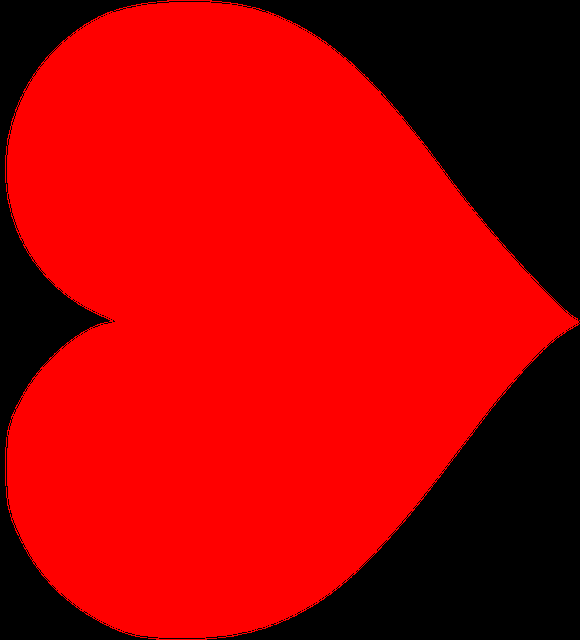
#> input picture Image_Rotate/anti_rotated_heart.png, 580 x 640 px, found by its file name
$ python image_rotate.py anti_rotated_heart.png .
#> lines starting #> are read from the running program, lines starting #| are printed output that depends on the picture
#> in GetImageInArray, im is the input picture: shape (640, 580, 3); mean B, G, R 0, 0, 172.3
'''
@file   : image_rotate.py
@Author : Akshay Godase
@Brief  : Script to implement Rotating of image by 90 degree direction in
          Direction input given by the user
@Date   : 14/03/2023
'''

# Necessary Imports
import cv2
import os
import sys
import numpy as np
from PIL import Image

def RotateClockWiseNinetyDegree(array):

    # Current image shape
    shapeTuple = array.shape
#> shapeTuple = (640, 580, 3)
    height_old = shapeTuple[0]
#> height_old = 640
    width_old = shapeTuple[1]
#> width_old = 580

    # New Image shape
    width = height_old
#> width = 640
    height = width_old
#> height = 580

    # Create new image
    newImageArray = np.zeros((width*height*3), dtype=np.uint8)
    newImageArray = newImageArray.reshape(height, width, 3)

    # Update pixel by Pixel
    for row in range(height):
        copy_col = row
        copy_row = (width - 1)
        for col in range(width):
            newImageArray[row][col] = array[copy_row][copy_col]
            #msg = 'For row = ' + str(row) + ' col = ' + str(col) + ' : Copying row = ' + str(copy_row) + ' col = ' + str(copy_col)
            #print(msg)
            copy_row -= 1
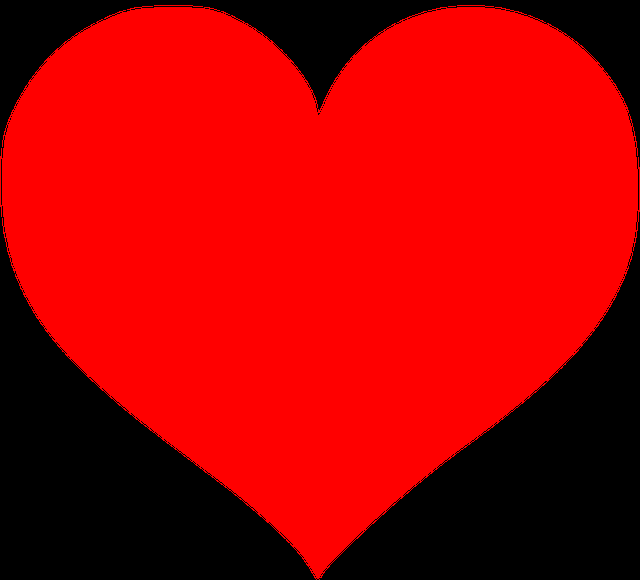
#> newImageArray: shape (580, 640, 3); mean R, G, B 172.3, 0, 0

    # Return the result Image
    return newImageArray


def RotateAntiClockWiseNinetyDegree(array):

    # Current image shape
    shapeTuple = array.shape
    height_old = shapeTuple[0]
    width_old = shapeTuple[1]

    # New Image shape exchange dimensions
    width = height_old
    height = width_old

    # Create new image
    newImageArray = np.zeros((width*height*3), dtype=np.uint8)
    newImageArray = newImageArray.reshape(height, width, 3)

    # Update pixel by Pixel
    for row in range(height):
        copy_col = height - row - 1
        for col in range(width):
            copy_row = col
            newImageArray[row][col] = array[copy_row][copy_col]
            #msg = 'For row = ' + str(row) + ' col = ' + str(col) + ' : Copying row = ' + str(copy_row) + ' col = ' + str(copy_col)
            #print(msg)

    # Return the result Image
    return newImageArray


def GetImageInArray(filename):

    # Using cv2 library converts image into numpy Array
    path = os.getcwd()
    image = path + filename
    im = cv2.imread(image)
    img = cv2.cvtColor(im, cv2.COLOR_BGR2RGB)
    return img


def SaveImage(filename, ImageArray):

    # Use of PIL library to save image in RGB format
    img = Image.fromarray(ImageArray, "RGB")
    img.show()
    image_filename = "rotated_" + filename
    img.save(image_filename)

    print('Rotated image stored in same directory with filename: ' + image_filename)
    return

if __name__ == "__main__":

    if len(sys.argv) == 3:
        filename = sys.argv[1]
        direction = sys.argv[2]
        if direction == 'a':
            direction = 'Anticlockwise'
        else:
            direction = 'Clockwise'
        print('Rotating filename = ' + filename + ' Direction = ' + direction)
    else :
        print('usage: ./image_rotate.py <image_filename.png> <direction : a / c  a = anticlockwise and c = clockwise>')
        exit()

    # filename used to read the image file in the current folder
    true_filename = "\\" + filename
    # Reads the image into numpy array format
    array = GetImageInArray(true_filename)

    if direction == 'Anticlockwise' :
        # Get New Image Numpy Array and store updated pixels
        newImageArray = RotateAntiClockWiseNinetyDegree(array)
    else :
        # Get New Image Numpy Array and store updated pixels
        newImageArray = RotateClockWiseNinetyDegree(array)

    # Finally save the image
    SaveImage(filename, newImageArray)

$ run again, on Image_Rotate/rotated_heart.png
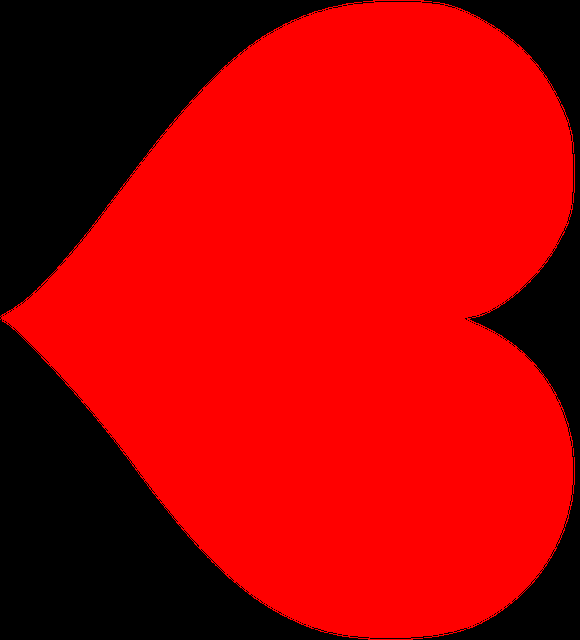
#> input picture Image_Rotate/rotated_heart.png, 580 x 640 px, found by its file name
#> in GetImageInArray, im is the input picture: shape (640, 580, 3); mean B, G, R 0, 0, 172.3
#> after the loop in RotateClockWiseNinetyDegree, `for row in range(height):`:
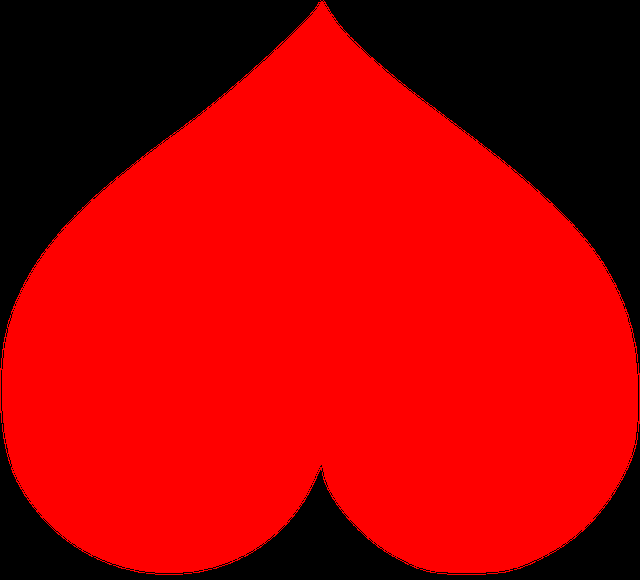
#> newImageArray: shape (580, 640, 3); mean R, G, B 172.3, 0, 0
